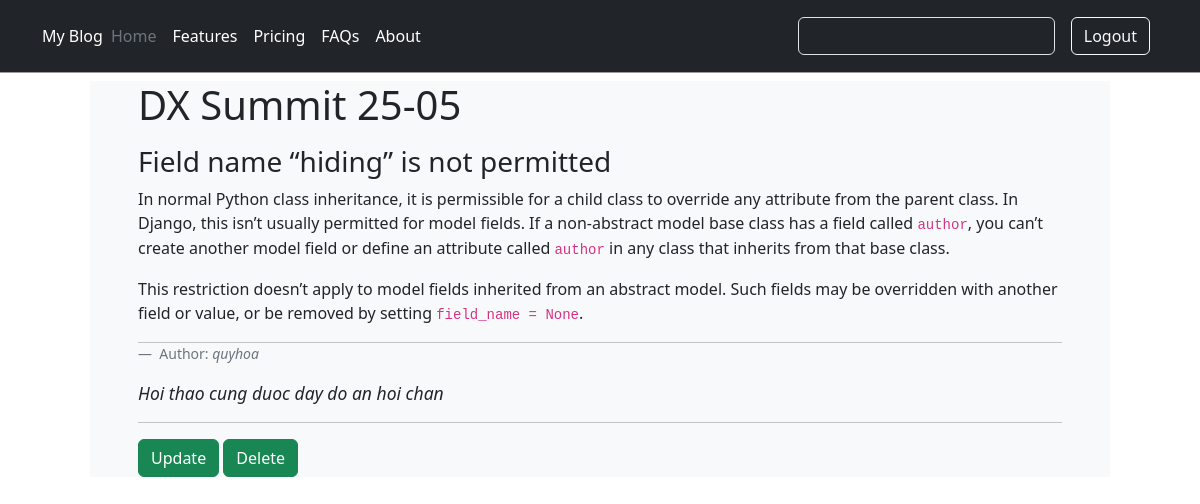
The page /post/1 (signed in) on the database its author committed.
### blog/models.py (models this page shows, shortened)
class Post(models.Model):
    title = models.CharField(max_length=255)
    author = models.ForeignKey(settings.AUTH_USER_MODEL, on_delete=models.CASCADE,)
    category = models.ForeignKey(SubCategory, on_delete=models.CASCADE, null=True)
    parent = models.ForeignKey(Category, on_delete=models.CASCADE, null=True)
    body = RichTextUploadingField()

class Comment(models.Model):
    title = models.ForeignKey(Post, on_delete=models.CASCADE)
    author = models.ForeignKey(settings.AUTH_USER_MODEL, on_delete=models.CASCADE)
    comment = RichTextField()

class User(AbstractUser):
    age = models.IntegerField(null=True, blank=True)
    telephone = models.CharField(max_length=15, blank=True, null=True)
    birthday = models.DateField(null=True)

### blog/views.py (the view)
# urls.py: path('post/<int:id>',views.post_detail, name='post_detail'),
def post_detail(request, id):
    post = Post.objects.get(id=id)
    query = Comment.objects.filter(title_id=id)
    context = {
       'post': post,
       'query': query,
       'all_category': all_category,
       'all_subcategory': all_subcategory
    }
    return render(request, 'post_detail.html', context)

### blog/templates/post_detail.html (shortened to what this page needs)
{% extends 'master size.html' %}
{% block content %}
    <div class="">
      <h1>{{ post.title }}</h1>
      <p class="">{{ post.body | safe}}</p>
      <hr>
      {% for x in query %}
      <figure>
        <blockquote class="blockquote-footer">
          Author: <cite title="Source Title">{{ x.author }}</cite>
        </blockquote>
        <figcaption class="blockquote">
          <small><em>{{ x.comment| safe }}</em></small>
        </figcaption>
      </figure>
      <hr>
      {% endfor %}
    </div>
    <a class="btn btn-success" role="button" href="{% url 'post_update' post.id %}">Update</a>
    <a class="btn btn-success" role="button" href="{% url 'post_delete' post.id %}">Delete</a>
{% endblock %}

### blog/static/css/base.css (style rules this page uses)
body { font-family: 'Source Sans Pro', sans-serif; font-size: 18px; }

### blog/static/css/sidebars.css (style rules this page uses)
body { min-height: 100vh; min-height: -webkit-fill-available; }
html { height: -webkit-fill-available; }

### rows shown on the page
Post: title "DX Summit 25-05", body "Field name “hiding” is not permitted In normal Python class inheritance, it is permissible for a child class to override any attribute from the parent class. In Django, this isn’t usually permitted for model fields. If a non-abstract model base class has a field called author , you can’t create another model field or define an attribute called author in any class that inherits from that base class. This restriction doesn’t apply to model fields inherited from an abstract model. Such fields may be overridden with another field or value, or be removed by setting field_name = None ."
Comment: author "quyhoa", comment "Hoi thao cung duoc day do an hoi chan"
